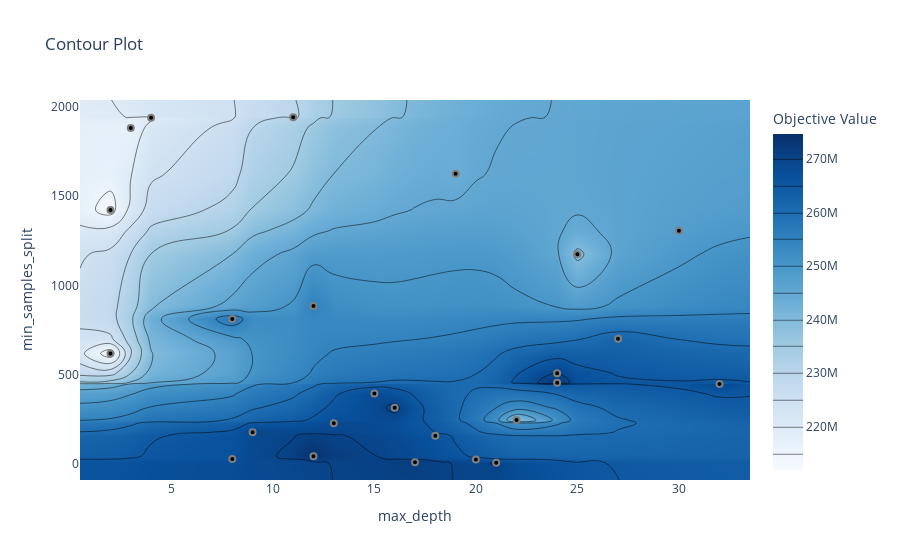

Source (notebook cell):
### Code cell
plot_contour(study, params=["max_depth", "min_samples_split"])

### Figure 1 — Plotly figure (JSON) as saved in the notebook; plotly's stock layout.template omitted (floating-point values rounded to 4 significant figures; data arrays with more than 128 entries replaced by an {"elided": "..."} marker saying what was removed)
{"data": [{"colorbar": {"title": {"text": "Objective Value"}}, "colorscale": [[0, "rgb(247,251,255)"], [0.125, "rgb(222,235,247)"], [0.25, "rgb(198,219,239)"], [0.375, "rgb(158,202,225)"], [0.5, "rgb(107,174,214)"], [0.625, "rgb(66,146,198)"], [0.75, "rgb(33,113,181)"], [0.875, "rgb(8,81,156)"], [1, "rgb(8,48,107)"]], "connectgaps": true, "contours": {"coloring": "heatmap"}, "hoverinfo": "none", "line": {"smoothing": 1.3}, "reversescale": false, "type": "contour", "x": [0.5, 2, 3, 4, 8, 9, 11, 12, 13, 15, 16, 17, 18, 19, 20, 21, 22, 24, 25, 27, 30, 32, 33.5], "y": [-91.9, 5, 8, 23, 26, 41, 157, 176, 227, 244, 314, 393, 446, 454, 507, 618, 700, 811, 884, 1175, 1306, 1423, 1626, 1883, 1940, 1943, 2040.0], "z": {"elided": "27x23 int values"}}, {"marker": {"color": "black", "line": {"color": "Gray", "width": 2}}, "mode": "markers", "name": "Feasible Trial", "showlegend": false, "type": "scatter", "x": [12, 13, 25, 11, 2, 2, 4, 30, 19, 3, 18, 17, 12, 24, 24, 32, 8, 22, 27, 15, 8, 20, 16, 21, 9], "y": [884, 227, 1175, 1943, 618, 1423, 1940, 1306, 1626, 1883, 157, 8, 41, 454, 507, 446, 811, 244, 700, 393, 26, 23, 314, 5, 176]}, {"marker": {"color": "#cccccc", "line": {"color": "Gray", "width": 2}}, "mode": "markers", "name": "Infeasible Trial", "showlegend": false, "type": "scatter", "x": [], "y": []}], "layout": {"title": {"text": "Contour Plot"}, "xaxis": {"range": [0.5, 33.5], "title": {"text": "max_depth"}}, "yaxis": {"range": [-91.9, 2040.0], "title": {"text": "min_samples_split"}}}}
